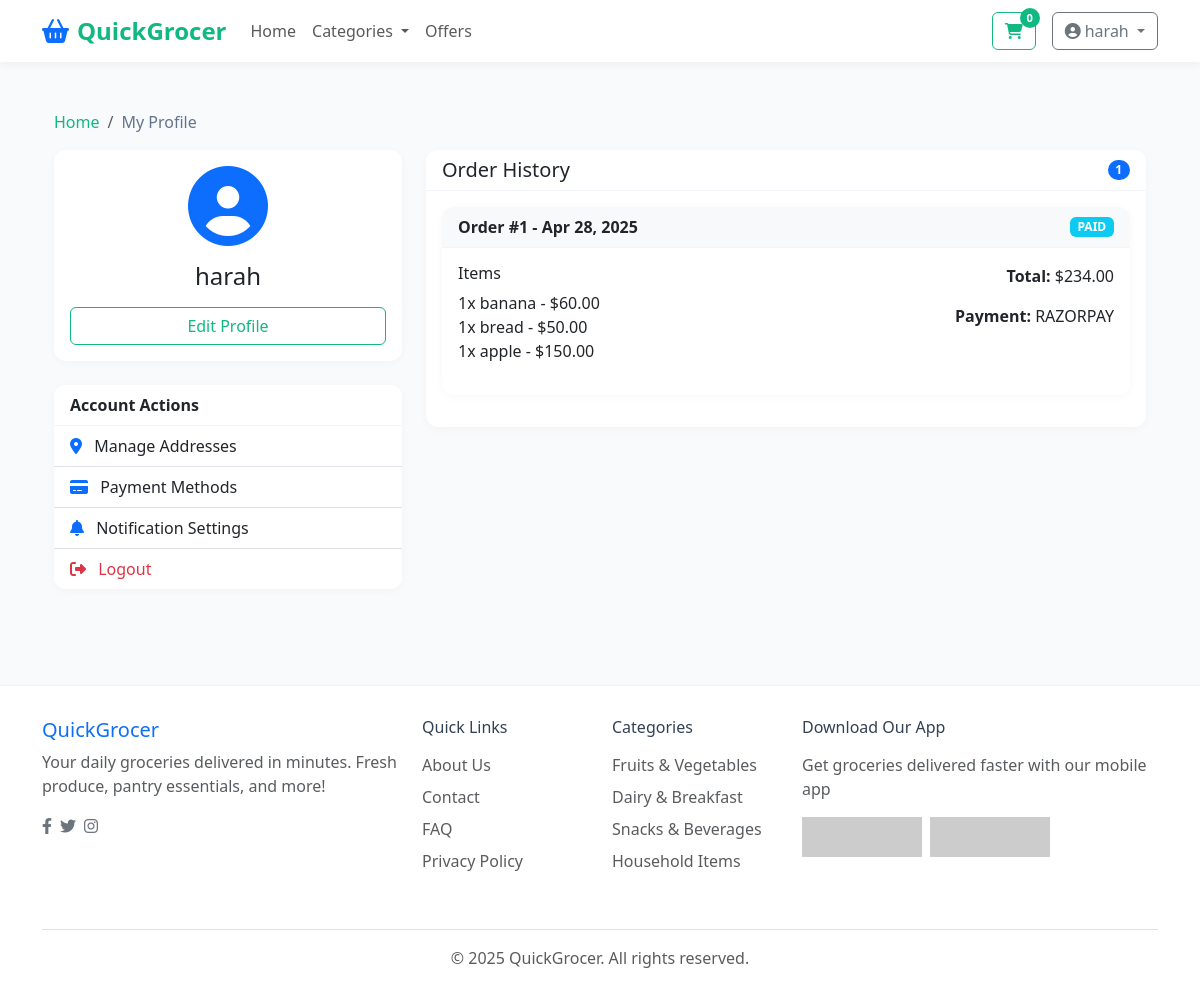
Page /profile/ (signed in) on the committed database.
### grocery_app/models.py (models this page shows, shortened)
class Order(models.Model):
    STATUS_CHOICES = [
        ('PENDING', 'Pending'),
        ('PROCESSING', 'Processing'),
        ('SHIPPED', 'Shipped'),
        ('DELIVERED', 'Delivered'),
        ('CANCELLED', 'Cancelled')
    ]
    PAYMENT_METHOD_CHOICES = [
        ('PAYPAL', 'PayPal'),
        ('RAZORPAY', 'Razorpay')
    ]
    user = models.ForeignKey(User, on_delete=models.CASCADE)
    created_at = models.DateTimeField(auto_now_add=True)
    updated_at = models.DateTimeField(auto_now=True)
    subtotal = models.DecimalField(max_digits=10, decimal_places=2, default=0.00)  # Added default value
    discount_code = models.ForeignKey(DiscountCode, on_delete=models.SET_NULL, null=True, blank=True)
    discount_amount = models.DecimalField(max_digits=10, decimal_places=2, default=0.00)
    total_price = models.DecimalField(max_digits=10, decimal_places=2)
    status = models.CharField(max_length=20, choices=STATUS_CHOICES, default='PENDING')
    payment_method = models.CharField(max_length=10, choices=PAYMENT_METHOD_CHOICES, default='PAYPAL')
    payment_id = models.CharField(max_length=255, blank=True, null=True)
    shipping_address = models.TextField(blank=True, null=True)
    recipient_name = models.CharField(max_length=255, blank=True, null=True)
    recipient_email = models.EmailField(blank=True, null=True)

class OrderItem(models.Model):
    order = models.ForeignKey(Order, related_name='items', on_delete=models.CASCADE)
    product = models.ForeignKey(Product, on_delete=models.CASCADE)
    quantity = models.PositiveIntegerField()
    price = models.DecimalField(max_digits=10, decimal_places=2)

class Product(models.Model):
    PRESCRIPTION_CHOICES = [
        ('OTC', 'Over The Counter'),
        ('RX', 'Prescription Required')
    ]
    name = models.CharField(max_length=200)
    slug = models.SlugField(unique=True)
    description = models.TextField()
    price = models.DecimalField(max_digits=10, decimal_places=2)
    category = models.ForeignKey(Category, on_delete=models.CASCADE, related_name='products')
    image = models.ImageField(upload_to='product_images/', blank=True, null=True)
    stock = models.PositiveIntegerField(default=0)
    created_at = models.DateTimeField(auto_now_add=True)
    updated_at = models.DateTimeField(auto_now=True)

### grocery_app/views.py (the view)
# urls.py: path('profile/', views.profile, name='profile'),
@login_required
def profile(request):
    orders = Order.objects.filter(user=request.user)
    return render(request, 'auth/profile.html', {'orders': orders})

### grocery_app/templates/auth/profile.html (shortened to what this page needs)
{% extends 'base.html' %}
{% load static %}
{% block content %}
<div class="container py-4">
    <nav aria-label="breadcrumb">
        <ol class="breadcrumb">
            <li class="breadcrumb-item"><a href="{% url 'home' %}">Home</a></li>
            <li class="breadcrumb-item active" aria-current="page">My Profile</li>
        </ol>
    </nav>
    <div class="row">
        <div class="col-lg-4 mb-4">
            <div class="card">
                <div class="card-body text-center">
                    <div class="mb-3">
                        <i class="fas fa-user-circle text-primary" style="font-size: 5rem;"></i>
                    </div>
                    <h4>{{ user.get_full_name|default:user.username }}</h4>
                    <div class="d-grid gap-2">
                        <a href="#" class="btn btn-outline-primary">Edit Profile</a>
                    </div>
                </div>
            </div>
            <div class="card mt-4">
                <div class="card-header">
                    Account Actions
                </div>
                <div class="list-group list-group-flush">
                    <a href="#" class="list-group-item list-group-item-action">
                        <i class="fas fa-map-marker-alt me-2 text-primary"></i> Manage Addresses
                    </a>
                    <a href="#" class="list-group-item list-group-item-action">
                        <i class="fas fa-credit-card me-2 text-primary"></i> Payment Methods
                    </a>
                    <a href="#" class="list-group-item list-group-item-action">
                        <i class="fas fa-bell me-2 text-primary"></i> Notification Settings
                    </a>
                    <a href="{% url 'logout' %}" class="list-group-item list-group-item-action text-danger">
                        <i class="fas fa-sign-out-alt me-2"></i> Logout
                    </a>
                </div>
            </div>
        </div>
        <div class="col-lg-8">
            <div class="card mb-4">
                <div class="card-header d-flex justify-content-between align-items-center">
                    <h5 class="mb-0">Order History</h5>
                    <span class="badge bg-primary rounded-pill">{{ orders|length }}</span>
                </div>
                <div class="card-body">
                    {% if orders %}
                        {% for order in orders %}
                            <div class="card mb-3">
                                <div class="card-header bg-light d-flex justify-content-between align-items-center">
                                    <span><strong>Order #{{ order.id }}</strong> - {{ order.created_at|date:"M d, Y" }}</span>
                                    <span class="badge {% if order.status == 'DELIVERED' %}bg-success{% elif order.status == 'CANCELLED' %}bg-danger{% else %}bg-info{% endif %}">
                                        {{ order.status }}
                                    </span>
                                </div>
                                <div class="card-body">
                                    <div class="row">
                                        <div class="col-md-8">
                                            <h6>Items</h6>
                                            <ul class="list-unstyled">
                                                {% for item in order.items.all %}
                                                    <li>{{ item.quantity }}x {{ item.product.name }} - ${{ item.price }}</li>
                                                {% endfor %}
                                            </ul>
                                        </div>
                                        <div class="col-md-4 text-md-end">
                                            <p><strong>Total:</strong> ${{ order.total_price }}</p>
                                            <p><strong>Payment:</strong> {{ order.payment_method }}</p>
                                        </div>
                                    </div>
                                </div>
                            </div>
                        {% endfor %}
                    {% endif %}
                </div>
            </div>
        </div>
    </div>
</div>
{% endblock %}

### grocery_app/templates/base.html (shortened to what this page needs)
{% load static %}
<!DOCTYPE html>
<html lang="en">
<head>
    <link href="https://cdn.jsdelivr.net/npm/bootstrap@5.3.0/dist/css/bootstrap.min.css" rel="stylesheet">
    <link rel="stylesheet" href="https://cdnjs.cloudflare.com/ajax/libs/font-awesome/6.4.0/css/all.min.css">
</head>
<body>
    <nav class="navbar navbar-expand-lg navbar-light sticky-top">
        <div class="container">
            <a class="navbar-brand" href="{% url 'home' %}">
                <i class="fas fa-shopping-basket text-primary me-2"></i>QuickGrocer
            </a>
            <div class="collapse navbar-collapse" id="navbarNav">
                <ul class="navbar-nav me-auto">
                    <li class="nav-item">
                        <a class="nav-link" href="{% url 'home' %}">Home</a>
                    </li>
                    <li class="nav-item dropdown">
                        <a class="nav-link dropdown-toggle" href="#" id="categoriesDropdown" role="button" data-bs-toggle="dropdown">
                            Categories
                        </a>
                    </li>
                    <li class="nav-item">
                        <a class="nav-link" href="#">Offers</a>
                    </li>
                </ul>
                <div class="d-flex align-items-center">
                    {% if user.is_authenticated %}
                        <a href="{% url 'cart' %}" class="btn btn-outline-primary position-relative me-3">
                            <i class="fas fa-shopping-cart"></i>
                            <span class="cart-badge">
                                {{ user.cartitem_set.count|default:'0' }}
                            </span>
                        </a>
                        <div class="dropdown">
                            <button class="btn btn-outline-secondary dropdown-toggle" type="button" id="userDropdown" data-bs-toggle="dropdown">
                                <i class="fas fa-user-circle me-1"></i>{{ user.username }}
                            </button>
                        </div>
                    {% else %}
                        <a href="{% url 'login' %}" class="btn btn-outline-primary me-2">Login</a>
                        <a href="{% url 'signup' %}" class="btn btn-primary">Sign Up</a>
                    {% endif %}
                </div>
            </div>
        </div>
    </nav>
    <div class="container mt-4">
        {% block content %}{% endblock %}
    </div>
    <footer class="mt-5">
        <div class="container">
            <div class="row">
                <div class="col-md-4 mb-4">
                    <h5 class="text-primary">QuickGrocer</h5>
                    <p class="text-muted">Your daily groceries delivered in minutes. Fresh produce, pantry essentials, and more!</p>
                    <div class="d-flex">
                        <a href="#" class="me-2 text-secondary"><i class="fab fa-facebook-f"></i></a>
                        <a href="#" class="me-2 text-secondary"><i class="fab fa-twitter"></i></a>
                        <a href="#" class="me-2 text-secondary"><i class="fab fa-instagram"></i></a>
                    </div>
                </div>
                <div class="col-md-2 mb-4">
                    <h6 class="mb-3">Quick Links</h6>
                    <ul class="list-unstyled">
                        <li class="mb-2"><a href="#" class="text-muted text-decoration-none">About Us</a></li>
                        <li class="mb-2"><a href="#" class="text-muted text-decoration-none">Contact</a></li>
                        <li class="mb-2"><a href="#" class="text-muted text-decoration-none">FAQ</a></li>
                        <li class="mb-2"><a href="#" class="text-muted text-decoration-none">Privacy Policy</a></li>
                    </ul>
                </div>
                <div class="col-md-2 mb-4">
                    <h6 class="mb-3">Categories</h6>
                    <ul class="list-unstyled">
                        <li class="mb-2"><a href="#" class="text-muted text-decoration-none">Fruits & Vegetables</a></li>
                        <li class="mb-2"><a href="#" class="text-muted text-decoration-none">Dairy & Breakfast</a></li>
                        <li class="mb-2"><a href="#" class="text-muted text-decoration-none">Snacks & Beverages</a></li>
                        <li class="mb-2"><a href="#" class="text-muted text-decoration-none">Household Items</a></li>
                    </ul>
                </div>
                <div class="col-md-4 mb-4">
                    <h6 class="mb-3">Download Our App</h6>
                    <p class="text-muted mb-3">Get groceries delivered faster with our mobile app</p>
                    <div class="d-flex">
                        <a href="#" class="me-2"><img src="https://via.placeholder.com/120x40" alt="App Store"></a>
                        <a href="#"><img src="https://via.placeholder.com/120x40" alt="Google Play"></a>
                    </div>
                </div>
            </div>
            <div class="border-top pt-3 mt-3">
                <p class="text-muted text-center mb-0">© 2025 QuickGrocer. All rights reserved.</p>
            </div>
        </div>
    </footer>
</body>
</html>

### grocery_app/templates/base.html (style rules this page uses)
:root { --primary-color: #10b981; --secondary-color: #4ade80; --accent-color: #f0fdf4; --dark-color: #064e3b; --light-color: #f8fafc; --gray-color: #f1f5f9; }
body { font-family: 'Segoe UI', Tahoma, Geneva, Verdana, sans-serif; background-color: #f8fafc; color: #334155; }
.navbar { box-shadow: 0 2px 10px rgba(0, 0, 0, 0.05); background-color: white; }
.navbar-brand { font-weight: 700; font-size: 1.5rem; color: var(--primary-color); }
.nav-link { font-weight: 500; }
.btn-outline-primary { color: var(--primary-color); border-color: var(--primary-color); }
.card { border-radius: 12px; overflow: hidden; border: none; box-shadow: 0 2px 10px rgba(0, 0, 0, 0.03); transition: transform 0.2s, box-shadow 0.2s; }
.card-header { font-weight: 600; background-color: white; border-bottom: 1px solid #f1f5f9; }
.cart-badge { position: absolute; top: -5px; right: -5px; background-color: var(--primary-color); color: white; border-radius: 50%; width: 20px; height: 20px; display: flex; align-items: center; justify-content: center; font-size: 0.7rem; font-weight: bold; }
footer { background-color: #fff; border-top: 1px solid #f1f5f9; margin-top: 3rem; padding: 2rem 0; }
.breadcrumb-item a { color: var(--primary-color); text-decoration: none; }
.breadcrumb-item.active { color: #64748b; }

### rows in the picture
Order: id "1", created_at "Apr 28, 2025", status "PAID", total_price "234.00", payment_method "RAZORPAY"
OrderItem: quantity "1", product.name "banana", price "60.00"
OrderItem: quantity "1", product.name "bread", price "50.00"
OrderItem: quantity "1", product.name "apple", price "150.00"

### other values in the picture
{{ user.cartitem_set.count|default:'0' }} "0"
{{ user.username }} "harah"
{{ user.get_full_name|default:user.username }} "harah"
{{ orders|length }} "1"
